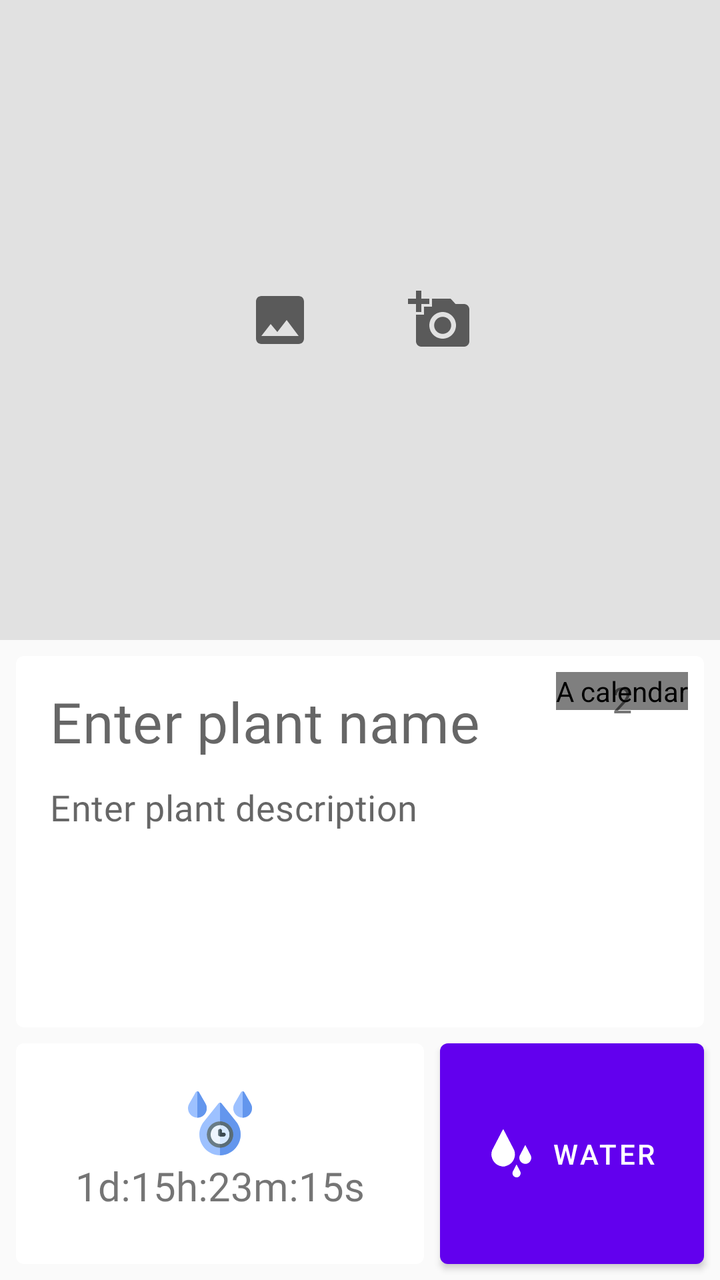
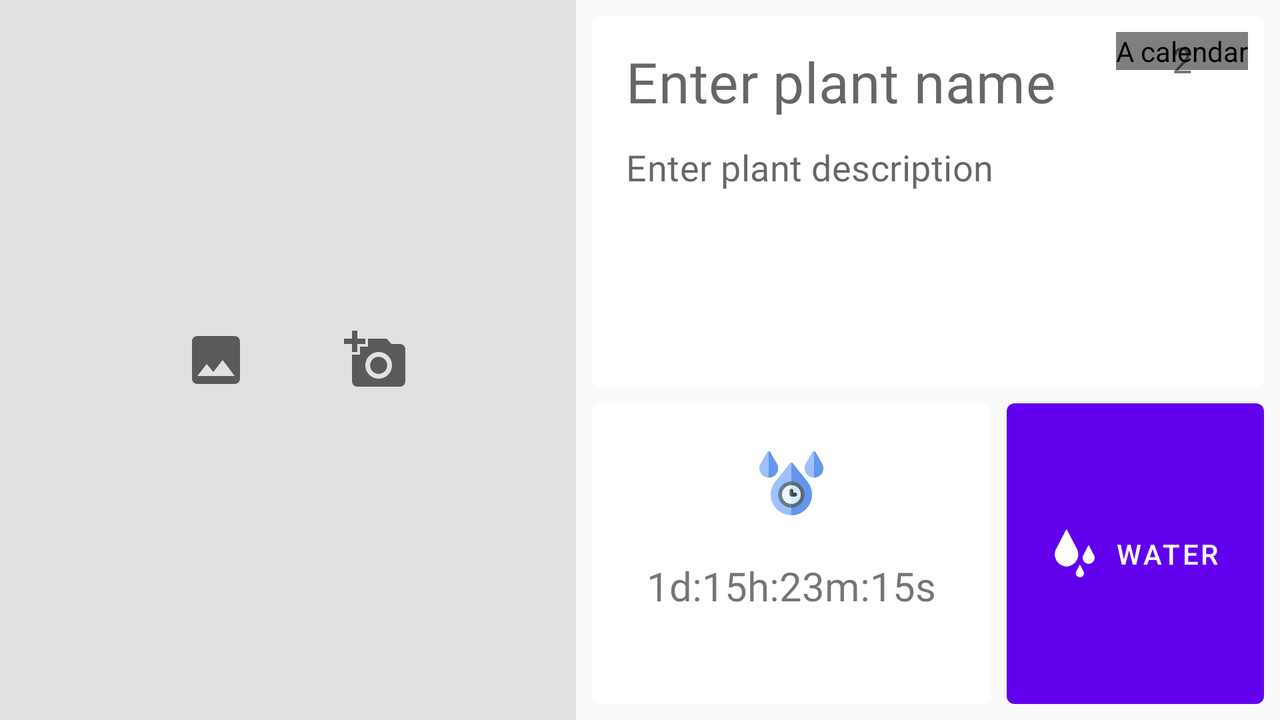

Two renders of one Android screen. The first uses the default layout on a phone; the second uses the alternative layout the repository ships for a different screen configuration, on a matching device. The two XML files are below.
<!-- AndroidManifest.xml: application theme Theme.WateringPlants -->
<!-- res/layout/fragment_plant.xml -->
<?xml version="1.0" encoding="utf-8"?>
<androidx.constraintlayout.widget.ConstraintLayout xmlns:android="http://schemas.android.com/apk/res/android"
    xmlns:app="http://schemas.android.com/apk/res-auto"
    xmlns:tools="http://schemas.android.com/tools"
    android:id="@+id/plant_fragment_constraint_layout"
    android:layout_width="match_parent"
    android:layout_height="match_parent"
    android:focusableInTouchMode="true"
    tools:context=".ui.fragments.PlantFragment">

    <ImageView
        android:id="@+id/plant_img"
        android:layout_width="0dp"
        android:layout_height="0dp"
        android:background="@color/missing_image"
        android:contentDescription="@string/plant_img_content_description"
        android:scaleType="fitXY"
        app:layout_constraintBottom_toBottomOf="@id/h_guideline"
        app:layout_constraintEnd_toEndOf="parent"
        app:layout_constraintHorizontal_bias="0.0"
        app:layout_constraintStart_toStartOf="parent"
        app:layout_constraintTop_toTopOf="parent"
        app:layout_constraintVertical_bias="0.0" />

    <androidx.constraintlayout.widget.Guideline
        android:id="@+id/h_guideline"
        android:layout_width="wrap_content"
        android:layout_height="wrap_content"
        android:orientation="horizontal"
        app:layout_constraintGuide_percent="0.50" />

    <com.google.android.material.card.MaterialCardView
        android:id="@+id/plant_info_card"
        android:layout_width="0dp"
        android:layout_height="wrap_content"
        android:layout_marginStart="8dp"
        android:layout_marginTop="8dp"
        android:layout_marginEnd="8dp"
        app:cardElevation="0dp"
        app:layout_constraintEnd_toEndOf="parent"
        app:layout_constraintStart_toStartOf="parent"
        app:layout_constraintTop_toBottomOf="@+id/plant_img"
        app:strokeColor="@color/stroke_color"
        app:strokeWidth="1.5dp">

        <androidx.constraintlayout.widget.ConstraintLayout
            android:id="@+id/plant_info_layout"
            android:layout_width="match_parent"
            android:layout_height="match_parent">

            <com.google.android.material.textfield.TextInputLayout
                android:id="@+id/plant_name_layout"
                style="@style/Widget.MaterialComponents.TextInputLayout.OutlinedBox"
                android:layout_width="0dp"
                android:layout_height="wrap_content"
                android:layout_marginStart="8dp"
                android:layout_marginTop="8dp"
                android:layout_marginEnd="65dp"
                app:hintEnabled="false"
                app:layout_constraintEnd_toEndOf="parent"
                app:layout_constraintStart_toStartOf="parent"
                app:layout_constraintTop_toTopOf="parent">

                <com.google.android.material.textfield.TextInputEditText
                    android:id="@+id/plant_name_edit_text"
                    android:layout_width="match_parent"
                    android:layout_height="match_parent"
                    android:background="@drawable/plant_name_background"
                    android:fontFamily="@font/roboto"
                    android:hint="@string/plant_name"
                    android:inputType="textNoSuggestions"
                    android:maxLength="16"
                    android:maxLines="1"
                    android:paddingStart="9dp"
                    android:paddingTop="6dp"
                    android:paddingEnd="9dp"
                    android:paddingBottom="6dp"
                    android:selectAllOnFocus="true"
                    android:textSize="28sp" />
            </com.google.android.material.textfield.TextInputLayout>

            <com.google.android.material.textfield.TextInputLayout
                android:id="@+id/plant_description_layout"
                style="@style/Widget.MaterialComponents.TextInputLayout.OutlinedBox"
                android:layout_width="0dp"
                android:layout_height="wrap_content"
                android:layout_marginEnd="8dp"
                android:layout_marginBottom="8dp"
                app:hintEnabled="false"
                app:layout_constraintBottom_toBottomOf="parent"
                app:layout_constraintEnd_toEndOf="parent"
                app:layout_constraintStart_toStartOf="@+id/plant_name_layout"
                app:layout_constraintTop_toBottomOf="@+id/plant_name_layout">

                <com.google.android.material.textfield.TextInputEditText
                    android:id="@+id/plant_description_edit_text"
                    android:layout_width="match_parent"
                    android:layout_height="match_parent"
                    android:background="@drawable/plant_name_background"
                    android:fontFamily="@font/roboto"
                    android:gravity="top"
                    android:hint="@string/plant_description"
                    android:inputType="textNoSuggestions|textMultiLine"
                    android:lines="5"
                    android:maxLength="200"
                    android:paddingStart="9dp"
                    android:paddingTop="6dp"
                    android:paddingEnd="9dp"
                    android:paddingBottom="6dp"
                    android:selectAllOnFocus="true"
                    android:textSize="18sp" />
            </com.google.android.material.textfield.TextInputLayout>

            <ba.grbo.wateringplants.util.CustomImageView
                android:id="@+id/calendar_img"
                android:layout_width="wrap_content"
                android:layout_height="wrap_content"
                android:layout_marginTop="8dp"
                android:layout_marginEnd="8dp"
                android:contentDescription="@string/watering_period_img_content_description"
                android:src="@drawable/ic_calendar"
                app:layout_constraintEnd_toEndOf="parent"
                app:layout_constraintTop_toTopOf="parent" />

            <ba.grbo.wateringplants.util.CustomTextInputLayout
                android:id="@+id/watering_period_layout"
                style="@style/Widget.MaterialComponents.TextInputLayout.OutlinedBox"
                android:layout_width="wrap_content"
                android:layout_height="0dp"
                android:layout_marginStart="22dp"
                android:visibility="invisible"
                android:layout_marginEnd="22dp"
                app:hintEnabled="false"
                app:layout_constraintBottom_toBottomOf="@+id/plant_name_layout"
                app:layout_constraintEnd_toEndOf="parent"
                app:layout_constraintStart_toEndOf="@+id/plant_name_layout"
                app:layout_constraintTop_toTopOf="@+id/plant_name_layout"
                tools:visibility="invisible">

                <com.google.android.material.textfield.TextInputEditText
                    android:id="@+id/watering_period_edit_text"
                    android:layout_width="wrap_content"
                    android:layout_height="wrap_content"
                    android:background="@drawable/plant_name_background"
                    android:fontFamily="@font/roboto"
                    android:inputType="number"
                    android:maxLength="3"
                    android:maxLines="1"
                    android:paddingBottom="8dp"
                    android:selectAllOnFocus="true"
                    android:textSize="18sp"
                    android:text="@string/watering_period_default_value"
                    tools:text="2" />
            </ba.grbo.wateringplants.util.CustomTextInputLayout>

            <TextView
                android:id="@+id/calendar_text"
                android:layout_width="wrap_content"
                android:layout_height="wrap_content"
                android:layout_marginTop="8dp"
                android:fontFamily="@font/roboto"
                android:textSize="18sp"
                app:layout_constraintBottom_toBottomOf="@+id/calendar_img"
                app:layout_constraintEnd_toEndOf="@+id/calendar_img"
                app:layout_constraintStart_toStartOf="@+id/calendar_img"
                app:layout_constraintTop_toTopOf="@+id/calendar_img"
                tools:text="2" />
        </androidx.constraintlayout.widget.ConstraintLayout>

    </com.google.android.material.card.MaterialCardView>

    <androidx.constraintlayout.widget.Guideline
        android:id="@+id/v_guideline_1"
        android:layout_width="wrap_content"
        android:layout_height="wrap_content"
        android:orientation="vertical"
        app:layout_constraintGuide_percent="0.60" />

    <Button
        android:id="@+id/water_button"
        android:layout_width="0dp"
        android:layout_height="0dp"
        android:layout_marginStart="4dp"
        android:layout_marginTop="2dp"
        android:layout_marginBottom="2dp"
        android:text="@string/water_button"
        app:icon="@drawable/ic_drop"
        app:iconGravity="textStart"
        app:layout_constraintBottom_toBottomOf="parent"
        app:layout_constraintEnd_toEndOf="@+id/plant_info_card"
        app:layout_constraintStart_toStartOf="@+id/v_guideline_1"
        app:layout_constraintTop_toBottomOf="@+id/plant_info_card"
        app:layout_constraintVertical_bias="1.0" />

    <ImageView
        android:id="@+id/take_photo_img"
        android:layout_width="wrap_content"
        android:layout_height="wrap_content"
        android:layout_marginStart="16dp"
        android:background="@drawable/img_ripple"
        android:contentDescription="@string/take_photo_img_content_description"
        android:padding="8dp"
        android:src="@drawable/ic_take_photo"
        app:layout_constraintBottom_toTopOf="@+id/h_guideline"
        app:layout_constraintEnd_toEndOf="parent"
        app:layout_constraintHorizontal_bias="0.5"
        app:layout_constraintStart_toEndOf="@+id/pick_image_img"
        app:layout_constraintTop_toTopOf="@+id/plant_img" />

    <ImageView
        android:id="@+id/pick_image_img"
        android:layout_width="wrap_content"
        android:layout_height="wrap_content"
        android:layout_marginEnd="16dp"
        android:background="@drawable/img_ripple"
        android:contentDescription="@string/pick_photo_img_content_description"
        android:padding="8dp"
        android:src="@drawable/ic_pick_image"
        app:layout_constraintBottom_toTopOf="@+id/h_guideline"
        app:layout_constraintEnd_toStartOf="@+id/take_photo_img"
        app:layout_constraintHorizontal_chainStyle="packed"
        app:layout_constraintStart_toStartOf="parent"
        app:layout_constraintTop_toTopOf="@+id/plant_img" />

    <com.google.android.material.card.MaterialCardView
        android:id="@+id/next_watering_card"
        android:layout_width="0dp"
        android:layout_height="0dp"
        android:layout_marginTop="6dp"
        android:layout_marginEnd="4dp"
        android:layout_marginBottom="6dp"
        app:cardElevation="0dp"
        app:layout_constraintBottom_toBottomOf="@+id/water_button"
        app:layout_constraintEnd_toStartOf="@+id/v_guideline_1"
        app:layout_constraintStart_toStartOf="@+id/plant_info_card"
        app:layout_constraintTop_toTopOf="@+id/water_button"
        app:strokeColor="@color/stroke_color"
        app:strokeWidth="1.5dp">

        <TextView
            android:id="@+id/next_watering_text"
            android:layout_width="match_parent"
            android:layout_height="match_parent"
            android:layout_margin="24dp"
            android:fontFamily="@font/roboto"
            android:gravity="center"
            android:text="1d:15h:23m:15s"
            android:textSize="20sp"
            app:drawableTopCompat="@drawable/ic_watering_time"
            tools:text="1d:15h:23m:15s" />
    </com.google.android.material.card.MaterialCardView>

    <TextView
        android:id="@+id/popup_anchor_txt"
        android:layout_width="wrap_content"
        android:layout_height="wrap_content"
        android:visibility="invisible"
        app:layout_constraintBottom_toBottomOf="@+id/plant_img"
        app:layout_constraintEnd_toEndOf="@+id/plant_img"
        app:layout_constraintStart_toStartOf="@+id/plant_img"
        app:layout_constraintTop_toTopOf="@+id/plant_img" />

    <com.google.android.material.progressindicator.CircularProgressIndicator
        android:id="@+id/img_loading_progress"
        android:layout_width="wrap_content"
        android:layout_height="wrap_content"
        android:indeterminate="true"
        android:visibility="gone"
        app:layout_constraintBottom_toBottomOf="@+id/plant_img"
        app:layout_constraintEnd_toEndOf="@+id/plant_img"
        app:layout_constraintStart_toStartOf="@+id/plant_img"
        app:layout_constraintTop_toTopOf="@+id/plant_img" />

</androidx.constraintlayout.widget.ConstraintLayout>
<!-- resources referenced by this layout -->
<resources>
  <color name="missing_image">#99D1D0D0</color>
  <!-- drawable ic_calendar (drawable) -->
  <vector
      xmlns:android="http://schemas.android.com/apk/res/android"
      android:width="49dp"
      android:height="49dp"
      android:tint="?attr/colorControlNormal"
      android:viewportWidth="24"
      android:viewportHeight="24">
      <path
          android:fillColor="@android:color/white"
          android:pathData="M20,3h-1L19,1h-2v2L7,3L7,1L5,1v2L4,3c-1.1,0 -2,0.9 -2,2v16c0,1.1 0.9,2 2,2h16c1.1,0 2,-0.9 2,-2L22,5c0,-1.1 -0.9,-2 -2,-2zM20,21L4,21L4,8h16v13z" />
  </vector>
  <!-- drawable ic_pick_image (drawable) -->
  <vector
      xmlns:android="http://schemas.android.com/apk/res/android"
      android:width="32dp"
      android:height="32dp"
      android:tint="?attr/colorControlNormal"
      android:viewportWidth="24"
      android:viewportHeight="24">
      <path
          android:fillColor="@android:color/white"
          android:pathData="M21,19V5c0,-1.1 -0.9,-2 -2,-2H5c-1.1,0 -2,0.9 -2,2v14c0,1.1 0.9,2 2,2h14c1.1,0 2,-0.9 2,-2zM8.5,13.5l2.5,3.01L14.5,12l4.5,6H5l3.5,-4.5z" />
  </vector>
  <!-- drawable ic_take_photo (drawable) -->
  <vector
      xmlns:android="http://schemas.android.com/apk/res/android"
      android:width="32dp"
      android:height="32dp"
      android:tint="?attr/colorControlNormal"
      android:viewportWidth="24"
      android:viewportHeight="24">
      <path
          android:fillColor="@android:color/white"
          android:pathData="M3,4V1h2v3h3v2H5v3H3V6H0V4H3zM6,10V7h3V4h7l1.83,2H21c1.1,0 2,0.9 2,2v12c0,1.1 -0.9,2 -2,2H5c-1.1,0 -2,-0.9 -2,-2V10H6zM13,19c2.76,0 5,-2.24 5,-5s-2.24,-5 -5,-5s-5,2.24 -5,5S10.24,19 13,19zM9.8,14c0,1.77 1.43,3.2 3.2,3.2s3.2,-1.43 3.2,-3.2s-1.43,-3.2 -3.2,-3.2S9.8,12.23 9.8,14z" />
  </vector>
  <!-- drawable img_ripple (drawable) -->
  <?xml version="1.0" encoding="utf-8"?>
  <ripple
      xmlns:android="http://schemas.android.com/apk/res/android"
      android:color="?attr/colorControlHighlight"
      android:radius="24dp" />
  <!-- drawable plant_name_background (drawable) -->
  <?xml version="1.0" encoding="utf-8"?>
  <selector xmlns:android="http://schemas.android.com/apk/res/android">
      <item android:state_enabled="true" android:state_focused="true">
          <shape android:shape="rectangle">
              <solid android:color="@android:color/white" />
              <stroke android:width="2dp" android:color="?attr/colorPrimaryVariant" />
              <corners android:radius="3dp" />
          </shape>
      </item>
  
      <item android:state_enabled="true">
          <shape android:shape="rectangle">
              <solid android:color="@color/white" />
          </shape>
      </item>
  </selector>
  <string name="pick_photo_img_content_description">A landscape</string>
  <string name="plant_description">Enter plant description</string>
  <string name="plant_img_content_description">A plant</string>
  <string name="plant_name">Enter plant name</string>
  <string name="take_photo_img_content_description">A photo camera</string>
  <string name="water_button">Water</string>
  <string name="watering_period_default_value">1</string>
  <string name="watering_period_img_content_description">A calendar</string>
  <color name="white">#FFFFFFFF</color>
  <color name="purple_500">#FF6200EE</color>
  <color name="purple_700">#FF3700B3</color>
  <color name="teal_200">#FF03DAC5</color>
  <color name="teal_700">#FF018786</color>
  <color name="black">#FF000000</color>
  <style name="Widget.App.ActionMode" parent="Widget.AppCompat.ActionMode">
          <item name="titleTextStyle">?attr/textAppearanceHeadline6</item>
          <item name="subtitleTextStyle">?attr/textAppearanceSubtitle1</item>
          <item name="background">@color/purple_200</item>
      </style>
  <color name="light_gray">#FAFAFA</color>
  <color name="purple_200">#FFBB86FC</color>
  <!-- some entries are left out for length -->
</resources>
<!-- res/layout-land/fragment_plant.xml (the repository's variant of the layout above) -->
<!-- drawn on the phone turned sideways -->
<?xml version="1.0" encoding="utf-8"?>
<androidx.constraintlayout.widget.ConstraintLayout xmlns:android="http://schemas.android.com/apk/res/android"
    xmlns:app="http://schemas.android.com/apk/res-auto"
    xmlns:tools="http://schemas.android.com/tools"
    android:id="@+id/plant_fragment_constraint_layout"
    android:layout_width="match_parent"
    android:layout_height="match_parent"
    android:focusableInTouchMode="true"
    tools:context=".ui.fragments.PlantFragment">

    <ImageView
        android:id="@+id/plant_img"
        android:layout_width="0dp"
        android:layout_height="0dp"
        android:background="@color/missing_image"
        android:contentDescription="@string/plant_img_content_description"
        android:scaleType="fitXY"
        app:layout_constraintBottom_toBottomOf="parent"
        app:layout_constraintEnd_toStartOf="@+id/v_guideline_1"
        app:layout_constraintStart_toStartOf="parent"
        app:layout_constraintTop_toTopOf="parent" />

    <androidx.constraintlayout.widget.Guideline
        android:id="@+id/h_guideline"
        android:layout_width="wrap_content"
        android:layout_height="wrap_content"
        android:orientation="horizontal"
        app:layout_constraintGuide_percent="0.75" />

    <com.google.android.material.card.MaterialCardView
        android:id="@+id/plant_info_card"
        android:layout_width="0dp"
        android:layout_height="wrap_content"
        android:layout_marginStart="8dp"
        android:layout_marginTop="8dp"
        android:layout_marginEnd="8dp"
        app:cardElevation="0dp"
        app:layout_constraintEnd_toEndOf="parent"
        app:layout_constraintStart_toStartOf="@+id/v_guideline_1"
        app:layout_constraintTop_toTopOf="parent"
        app:strokeColor="@color/stroke_color"
        app:strokeWidth="1.5dp">

        <androidx.constraintlayout.widget.ConstraintLayout
            android:id="@+id/plant_info_layout"
            android:layout_width="match_parent"
            android:layout_height="match_parent">

            <com.google.android.material.textfield.TextInputLayout
                android:id="@+id/plant_name_layout"
                style="@style/Widget.MaterialComponents.TextInputLayout.OutlinedBox"
                android:layout_width="0dp"
                android:layout_height="wrap_content"
                android:layout_marginStart="8dp"
                android:layout_marginTop="8dp"
                android:layout_marginEnd="65dp"
                app:hintEnabled="false"
                app:layout_constraintEnd_toEndOf="parent"
                app:layout_constraintStart_toStartOf="parent"
                app:layout_constraintTop_toTopOf="parent"
                tools:visibility="visible">

                <com.google.android.material.textfield.TextInputEditText
                    android:id="@+id/plant_name_edit_text"
                    android:layout_width="match_parent"
                    android:layout_height="match_parent"
                    android:background="@drawable/plant_name_background"
                    android:fontFamily="@font/roboto"
                    android:hint="@string/plant_name"
                    android:inputType="textNoSuggestions"
                    android:maxLength="16"
                    android:maxLines="1"
                    android:paddingStart="9dp"
                    android:paddingTop="6dp"
                    android:paddingEnd="9dp"
                    android:paddingBottom="6dp"
                    android:selectAllOnFocus="true"
                    android:textSize="28sp" />
            </com.google.android.material.textfield.TextInputLayout>

            <com.google.android.material.textfield.TextInputLayout
                android:id="@+id/plant_description_layout"
                style="@style/Widget.MaterialComponents.TextInputLayout.OutlinedBox"
                android:layout_width="0dp"
                android:layout_height="wrap_content"
                android:layout_marginEnd="8dp"
                android:layout_marginBottom="8dp"
                app:hintEnabled="false"
                app:layout_constraintBottom_toBottomOf="parent"
                app:layout_constraintEnd_toEndOf="parent"
                app:layout_constraintStart_toStartOf="@+id/plant_name_layout"
                app:layout_constraintTop_toBottomOf="@+id/plant_name_layout"
                tools:visibility="visible">

                <com.google.android.material.textfield.TextInputEditText
                    android:id="@+id/plant_description_edit_text"
                    android:layout_width="match_parent"
                    android:layout_height="match_parent"
                    android:background="@drawable/plant_name_background"
                    android:fontFamily="@font/roboto"
                    android:gravity="top"
                    android:hint="@string/plant_description"
                    android:inputType="textNoSuggestions|textMultiLine"
                    android:lines="5"
                    android:maxLength="200"
                    android:paddingStart="9dp"
                    android:paddingTop="6dp"
                    android:paddingEnd="9dp"
                    android:paddingBottom="6dp"
                    android:selectAllOnFocus="true"
                    android:textSize="18sp" />
            </com.google.android.material.textfield.TextInputLayout>

            <ba.grbo.wateringplants.util.CustomImageView
                android:id="@+id/calendar_img"
                android:layout_width="wrap_content"
                android:layout_height="wrap_content"
                android:layout_marginTop="8dp"
                android:layout_marginEnd="8dp"
                android:contentDescription="@string/watering_period_img_content_description"
                android:src="@drawable/ic_calendar"
                app:layout_constraintEnd_toEndOf="parent"
                app:layout_constraintTop_toTopOf="parent"
                tools:visibility="visible" />

            <ba.grbo.wateringplants.util.CustomTextInputLayout
                android:id="@+id/watering_period_layout"
                style="@style/Widget.MaterialComponents.TextInputLayout.OutlinedBox"
                android:layout_width="wrap_content"
                android:layout_height="0dp"
                android:layout_marginStart="22dp"
                android:layout_marginEnd="22dp"
                android:visibility="invisible"
                app:hintEnabled="false"
                app:layout_constraintBottom_toBottomOf="@+id/plant_name_layout"
                app:layout_constraintEnd_toEndOf="parent"
                app:layout_constraintStart_toEndOf="@+id/plant_name_layout"
                app:layout_constraintTop_toTopOf="@+id/plant_name_layout"
                tools:visibility="invisible">

                <com.google.android.material.textfield.TextInputEditText
                    android:id="@+id/watering_period_edit_text"
                    android:layout_width="wrap_content"
                    android:layout_height="wrap_content"
                    android:background="@drawable/plant_name_background"
                    android:fontFamily="@font/roboto"
                    android:inputType="number"
                    android:maxLength="3"
                    android:maxLines="1"
                    android:paddingBottom="8dp"
                    android:selectAllOnFocus="true"
                    android:text="@string/watering_period_default_value"
                    android:textSize="18sp"
                    tools:text="2" />
            </ba.grbo.wateringplants.util.CustomTextInputLayout>

            <TextView
                android:id="@+id/calendar_text"
                android:layout_width="wrap_content"
                android:layout_height="wrap_content"
                android:layout_marginTop="8dp"
                android:fontFamily="@font/roboto"
                android:textSize="18sp"
                app:layout_constraintBottom_toBottomOf="@+id/calendar_img"
                app:layout_constraintEnd_toEndOf="@+id/calendar_img"
                app:layout_constraintStart_toStartOf="@+id/calendar_img"
                app:layout_constraintTop_toTopOf="@+id/calendar_img"
                tools:text="2"
                tools:visibility="visible" />
        </androidx.constraintlayout.widget.ConstraintLayout>

    </com.google.android.material.card.MaterialCardView>

    <androidx.constraintlayout.widget.Guideline
        android:id="@+id/v_guideline_1"
        android:layout_width="wrap_content"
        android:layout_height="wrap_content"
        android:orientation="vertical"
        app:layout_constraintGuide_percent="0.45" />

    <androidx.constraintlayout.widget.Guideline
        android:id="@+id/v_guideline_2"
        android:layout_width="wrap_content"
        android:layout_height="wrap_content"
        android:orientation="vertical"
        app:layout_constraintGuide_percent="0.78" />

    <Button
        android:id="@+id/water_button"
        android:layout_width="0dp"
        android:layout_height="0dp"
        android:layout_marginStart="4dp"
        android:layout_marginTop="2dp"
        android:layout_marginBottom="2dp"
        android:text="@string/water_button"
        app:icon="@drawable/ic_drop"
        app:iconGravity="textStart"
        app:layout_constraintBottom_toBottomOf="parent"
        app:layout_constraintEnd_toEndOf="@+id/plant_info_card"
        app:layout_constraintStart_toStartOf="@+id/v_guideline_2"
        app:layout_constraintTop_toBottomOf="@+id/plant_info_card"
        tools:visibility="visible" />

    <ImageView
        android:id="@+id/take_photo_img"
        android:layout_width="wrap_content"
        android:layout_height="wrap_content"
        android:layout_marginStart="16dp"
        android:background="@drawable/img_ripple"
        android:contentDescription="@string/take_photo_img_content_description"
        android:padding="8dp"
        android:src="@drawable/ic_take_photo"
        app:layout_constraintBottom_toBottomOf="parent"
        app:layout_constraintEnd_toStartOf="@+id/plant_info_card"
        app:layout_constraintHorizontal_bias="0.5"
        app:layout_constraintStart_toEndOf="@+id/pick_image_img"
        app:layout_constraintTop_toTopOf="parent"
        tools:visibility="visible" />

    <ImageView
        android:id="@+id/pick_image_img"
        android:layout_width="wrap_content"
        android:layout_height="wrap_content"
        android:layout_marginEnd="16dp"
        android:background="@drawable/img_ripple"
        android:contentDescription="@string/pick_photo_img_content_description"
        android:padding="8dp"
        android:src="@drawable/ic_pick_image"
        app:layout_constraintBottom_toBottomOf="parent"
        app:layout_constraintEnd_toStartOf="@+id/take_photo_img"
        app:layout_constraintHorizontal_bias="0.5"
        app:layout_constraintHorizontal_chainStyle="packed"
        app:layout_constraintStart_toStartOf="parent"
        app:layout_constraintTop_toTopOf="@+id/plant_img" />

    <com.google.android.material.card.MaterialCardView
        android:id="@+id/next_watering_card"
        android:layout_width="0dp"
        android:layout_height="0dp"
        android:layout_marginTop="6dp"
        android:layout_marginEnd="4dp"
        android:layout_marginBottom="6dp"
        app:cardElevation="0dp"
        app:layout_constraintBottom_toBottomOf="@+id/water_button"
        app:layout_constraintEnd_toStartOf="@+id/v_guideline_2"
        app:layout_constraintStart_toStartOf="@+id/plant_info_card"
        app:layout_constraintTop_toTopOf="@+id/water_button"
        app:strokeColor="@color/stroke_color"
        app:strokeWidth="1.5dp">

        <TextView
            android:id="@+id/next_watering_text"
            android:layout_width="match_parent"
            android:layout_height="match_parent"
            android:layout_margin="24dp"
            android:fontFamily="@font/roboto"
            android:gravity="center"
            android:text="1d:15h:23m:15s"
            android:textSize="20sp"
            app:drawableTopCompat="@drawable/ic_watering_time"
            tools:text="1d:15h:23m:15s"
            tools:visibility="visible" />
    </com.google.android.material.card.MaterialCardView>

    <TextView
        android:id="@+id/popup_anchor_txt"
        android:layout_width="wrap_content"
        android:layout_height="wrap_content"
        android:visibility="invisible"
        app:layout_constraintBottom_toBottomOf="@id/plant_img"
        app:layout_constraintEnd_toEndOf="@+id/plant_img"
        app:layout_constraintStart_toStartOf="@id/plant_img"
        app:layout_constraintTop_toTopOf="@+id/plant_img" />

    <com.google.android.material.progressindicator.CircularProgressIndicator
        android:id="@+id/img_loading_progress"
        android:layout_width="wrap_content"
        android:layout_height="wrap_content"
        android:indeterminate="true"
        android:visibility="gone"
        app:layout_constraintBottom_toBottomOf="@+id/plant_img"
        app:layout_constraintEnd_toEndOf="@+id/plant_img"
        app:layout_constraintStart_toStartOf="@+id/plant_img"
        app:layout_constraintTop_toTopOf="@+id/plant_img" />

</androidx.constraintlayout.widget.ConstraintLayout>
